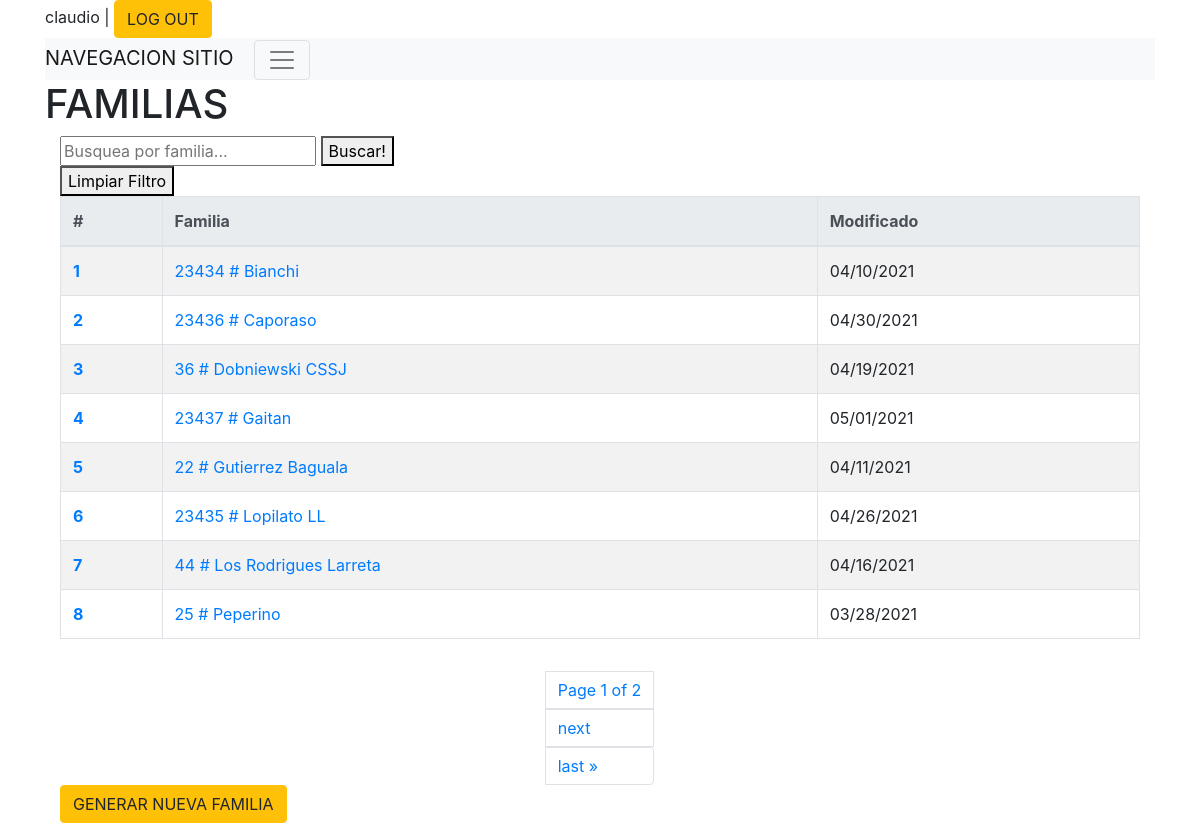
/socios/familias (signed in), run on the app's committed database.
### socios/models.py (models this page shows)
class Familia(models.Model):
    familia_crm_id = models.CharField(max_length=50,unique=True)
    crm_id = models.IntegerField(unique=True,null=True) # unique=True
    direccion_calle = models.CharField(max_length=50,blank=True)
    direccion_numero = models.CharField(max_length=50,blank=True)
    direccion_depto = models.CharField(max_length=50,blank=True)
    direccion_localidad = models.CharField(max_length=50,blank=True)
    direccion_provincia = models.CharField(max_length=50,blank=True)
    contacto = models.CharField(max_length=200,blank=True)
    eliminado = models.BooleanField(default=False)
    creado = models.DateTimeField('creado',auto_now_add=True)
    actualizado = models.DateTimeField('actualizado',auto_now=True)
    class Meta:
        permissions = (
                       ( "familia_crear","Agregar nueva familia"),
                       ( "familia_editar","Editar familia"),
                       ( "familia_borrar","Eliminar familia"),
                       ( "familia_ver","Ver informacion de familia" ),
                      )
    def __str__(self):
        return  "Flia{}:{}#{}".format(self.pk,self.crm_id,self.familia_crm_id)

### socios/views.py (the view)
# urls.py: path('familias', views.familia_index, name='familia_listado'),
def familia_index(request,error_message=''):
    func = inspect.currentframe().f_back.f_code
    logger.debug(" %s: %s in %s:%i" % (
        'init ',
        func.co_name,
        func.co_filename,
        func.co_firstlineno
    ))
    if request.method == 'GET': # If the form is submitted
        search_query = request.GET.get('search_box', None)
    if search_query:
        lista_familias = Familia.objects.filter(familia_crm_id__icontains=search_query).order_by('familia_crm_id')
    else:
        lista_familias = Familia.objects.all().order_by('familia_crm_id')
    print("GET:{} POST:{}  search_query:{}  FAMILIAS:{}".format(request.GET.get('search_box', None),request.POST.get('search_box', None),search_query,lista_familias ))
    paginator = Paginator(lista_familias, 8) # Show x contacts per page.
    page_number = request.GET.get('page')
    page_obj = paginator.get_page(page_number)
    print("page_obj {}".format(page_obj))
    categorias = {k:0 for k,categoria in Socio.CATEGORIAS_CHOISES }
    logger.debug(categorias)
    for familia in lista_familias:
        socios_familia = Socio.objects.filter(familia=familia.id)
        beneficiarios = 0
        dirigentes = 0
        otros = 0
        manada = 0
        unidad = 0
        caminantes = 0
        rovers = 0
        for socio in socios_familia:
            if socio.categoria == 1:
                beneficiarios += 1
                if socio.rama == 1:
                    manada += 1
                elif socio.rama == 2:
                    unidad += 1
                elif socio.rama == 3:
                    caminantes += 1
                elif socio.rama == 4:
                    rovers += 1
            elif socio.categoria == 2:
                dirigentes += 1
            elif socio.categoria > 0:
                otros += 1
        familia.stat_socios = len(copy.copy(socios_familia))
        familia.stat_beneficiarios = copy.copy(beneficiarios)
        familia.stat_dirigentes = copy.copy(dirigentes)
        familia.stat_otros = copy.copy(otros)
        familia.stat_rama_manada = copy.copy(manada)
        familia.stat_rama_unidad = copy.copy(unidad)
        familia.stat_rama_caminantes = copy.copy(caminantes)
        familia.stat_rama_rovers = copy.copy(rovers)
    return render(request, 'socios/familia_listado.html', {'familias': lista_familias, 'error_message': error_message,'page_obj': page_obj, "search_query": search_query} )

### socios/templates/socios/familia_listado.html (shortened to what this page needs)
{% extends "base_site.html" %}
{% block content %}
<h1>FAMILIAS</h1>
<div class="container">
  <div class="row">
    <div class="col-sm">
      <form type="get" action="{% url 'socios:familia_listado' %}" style="margin: 0">
        <input  id="search_box" type="text" name="search_box"  placeholder="Busquea por familia..." value="{{ search_query|default:'' }}"" title="dejar vacio y presionar 'Buscar' para no filtrar" \>
        <button id="search_submit" type="submit" >Buscar!</button>
    </form>
    <form type="get" action="{% url 'socios:familia_listado' %}" style="margin: 0">
      <button formaction="{% url 'socios:familia_listado' %}" id="search_submit" type="submit" title="Limpiar Filtro"><span>Limpiar Filtro</span></button>
  </form>
      {% if familias %}
        {% if perms.socios.familia_ver %}
        <table id="example" class="table table-striped table-bordered table-hover table-responsive-xl" style="width:100%">
          <thead class="thead-light">
            <tr>
              <th scope="col">#</th>
              <th scope="col">Familia</th>
              <th scope="col">Modificado</th>
            </tr>
          </thead>
          <tbody>
            {% for familia in page_obj %}
            <tr>
              <th scope="row"><a href="{% url 'socios:familia_detalle' familia_id=familia.id %}">{{ forloop.counter }}</a></th>
              <td><a href="{% url 'socios:familia_detalle' familia_id=familia.id %}">{{ familia.crm_id }} # {{ familia.familia_crm_id }}</a></td>
              <td>{{ familia.actualizado|date:"SHORT_DATE_FORMAT" }}</td>
            </tr>
            {% endfor %}
          </tbody>
        </table>
        {% else %}
          <label class="btn btn-secondary" >NO AUTORIZADO "VER FAMILIAS"</label>
        {% endif %}
      {% else %}
        <label class="btn btn-info" >No se encontro ninguna familia</label>
      {% endif %}
    </div>
  </div>
   <div class="container">
    <div class="pagination justify-content-center">
      <nav aria-label="Page navigation example">
          <li class="page-item">
            <span class="page-link active" >
                Page {{ page_obj.number }} of {{ page_obj.paginator.num_pages }}
            </span>
          </li>
          {% if page_obj.has_next %}
          <li class="page-item"><a class="page-link"  href="?page={{ page_obj.next_page_number }}&search_box={{ search_query|default:'' }}">next</a></li>
          <li class="page-item"><a class="page-link"href="?page={{ page_obj.paginator.num_pages }}&search_box={{ search_query|default:'' }}">last &raquo;</a></li>
          {% endif %}
        </nav>
        </div>
    </div>
  {% if perms.socios.familia_crear %}
    <div class="row">
      <div class="col-sm">
        <a class="btn btn-warning" href="{% url 'socios:familia_nuevo' familia_id=0 %}" >GENERAR NUEVA FAMILIA</a>
      </div>
    </div>
  </div>
  {% else %}
  <div class="row">
    <div class="col-sm">
      <label class="btn btn-secondary" >NO AUTORIZADO "GENERAR NUEVA FAMILIA"</label>
    </div>
  </div>
  {% endif %}
{% endblock content %}

### templates/base_site.html (shortened to what this page needs)
<!doctype html>
<html>
<head>
    {% load bootstrap4 %}
    {% load static %}
    {% bootstrap_css %}
    {% load i18n %}
</head>
{% block body %}
<body>
    <div class="container-fluid">
    <div class="container-md">
        {% block logstatus %}
    <div>
        <span>{% if user.is_authenticated %}{{ request.user.username }} | <a class="btn btn-warning" href="/accounts/logout" >LOG OUT</a> {% else %} Debe ingresar con su usuario  <a class="btn btn-warning" href="/accounts/login" >LOG IN</a> {% endif %}</span>
    </div>
        {% endblock logstatus %}
        {% include 'navbar.html' %}
        {% block content %}{% endblock content %}
    </div>
</div>
</body>
{% endblock body %}
</html>

### data on the page
Familia: crm_id "23434", familia_crm_id "Bianchi", actualizado "04/10/2021"
Familia: crm_id "23436", familia_crm_id "Caporaso", actualizado "04/30/2021"
Familia: crm_id "36", familia_crm_id "Dobniewski CSSJ", actualizado "04/19/2021"
Familia: crm_id "23437", familia_crm_id "Gaitan", actualizado "05/01/2021"
Familia: crm_id "22", familia_crm_id "Gutierrez Baguala", actualizado "04/11/2021"
Familia: crm_id "23435", familia_crm_id "Lopilato LL", actualizado "04/26/2021"
Familia: crm_id "44", familia_crm_id "Los Rodrigues Larreta", actualizado "04/16/2021"
Familia: crm_id "25", familia_crm_id "Peperino", actualizado "03/28/2021"

### other printed values
{{ request.user.username }} "claudio"
{{ page_obj.number }} "1"
{{ page_obj.paginator.num_pages }} "2"
